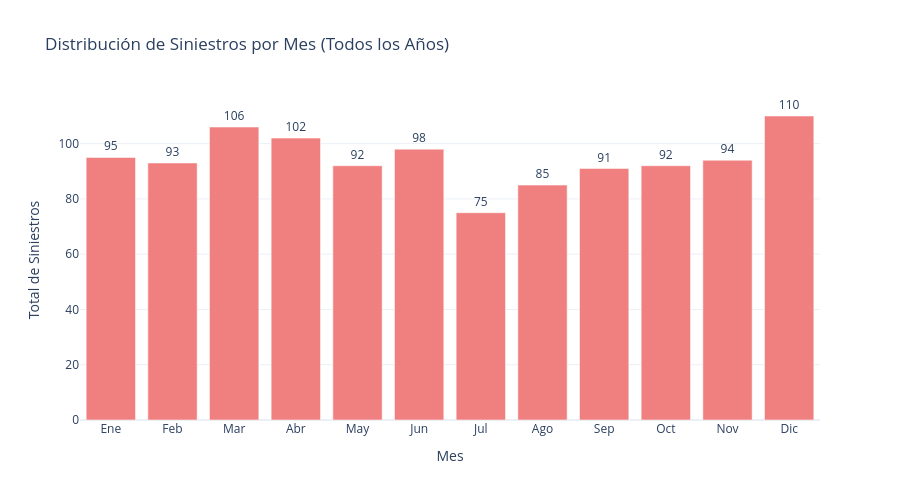

Write notebook code for a chart like this one.
### Markdown cell above
### 5.2 Patrones Mensuales

### Code cell
# Siniestros por mes (todos los años combinados)
mes_counts = df.groupby('Mes').size().sort_index()
meses_nombres = ['Ene', 'Feb', 'Mar', 'Abr', 'May', 'Jun', 
                 'Jul', 'Ago', 'Sep', 'Oct', 'Nov', 'Dic']

fig = go.Figure()

fig.add_trace(go.Bar(
    x=meses_nombres,
    y=mes_counts.values,
    marker_color='lightcoral',
    text=mes_counts.values,
    textposition='outside'
))

fig.update_layout(
    title='Distribución de Siniestros por Mes (Todos los Años)',
    xaxis_title='Mes',
    yaxis_title='Total de Siniestros',
    template='plotly_white',
    height=500
)
fig.show()

### Figure 1 — Plotly figure (JSON) as saved in the notebook; plotly's stock layout.template omitted (floating-point values rounded to 4 significant figures)
{"data": [{"marker": {"color": "lightcoral"}, "text": [95.0, 93.0, 106.0, 102.0, 92.0, 98.0, 75.0, 85.0, 91.0, 92.0, 94.0, 110.0], "textposition": "outside", "type": "bar", "x": ["Ene", "Feb", "Mar", "Abr", "May", "Jun", "Jul", "Ago", "Sep", "Oct", "Nov", "Dic"], "y": [95, 93, 106, 102, 92, 98, 75, 85, 91, 92, 94, 110]}], "layout": {"height": 500, "title": {"text": "Distribución de Siniestros por Mes (Todos los Años)"}, "xaxis": {"title": {"text": "Mes"}}, "yaxis": {"title": {"text": "Total de Siniestros"}}}}
